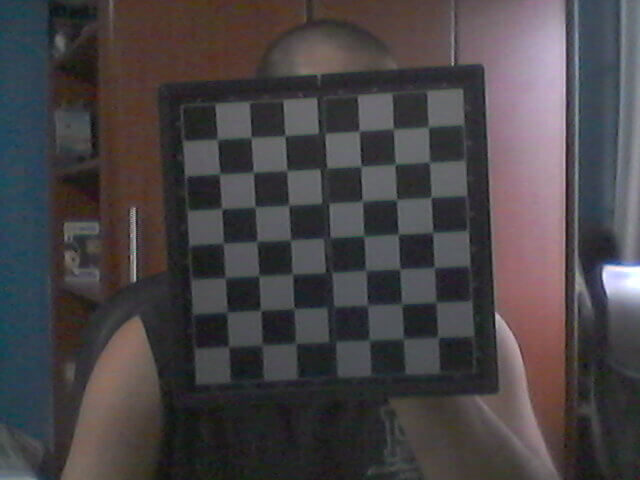
#> input picture Desafios/Desafio_02/images/calibration_01.jpg, 640 x 480 px; its folder holds 4 pictures in this run
$ python main.py
#> lines starting #> are read from the running program, lines starting #| are printed output that depends on the picture
### Desafios/Desafio 02/src/camera_handler.py
from glob import glob
from random import randint

import cv2 as cv
import numpy as np


def get_real_and_img_pts(
    pattern_size: tuple,
    img_name_pattern: str,
    real_square_size: float = 1.0,
    show_progress: bool = False
) -> tuple:
    """Get 3D points in real world space, 2D points in image place and the shape of the used images.
    Adaptation from: https://docs.opencv.org/master/dc/dbb/tutorial_py_calibration.html

    Args:
    - `pattern_size:tuple`: Chess pattern grid to be considerer as `(width, height)`
    - `img_name_pattern:str`: Image name pattern that contains a chessboard
    - `real_square_size:float`: Real measure from the squares into the chessboard
    - `show_progress:bool`: Control the image exhibition as they been process

    Returns:
    - (`real_pts`, `img_pts`, `img_gray.shape`, `img_names`)
    """
#> called with pattern_size = (7, 7), img_name_pattern = './images/*.jpg', real_square_size = 2.1, show_progress = False
    # termination criteria
    criteria = (cv.TERM_CRITERIA_EPS + cv.TERM_CRITERIA_MAX_ITER, 30, .0001)

    # prepare object points, like (0,0,0), (1,0,0), (2,0,0) ....,(6,5,0)
    real_pt = np.zeros((pattern_size[0] * pattern_size[1], 3), np.float32)
    real_pt[:, :2] = np.mgrid[:pattern_size[1], :pattern_size[0]].T.reshape(-1, 2)
    # real square measure
    real_pt *= real_square_size

    # 3D points and 2D points
    real_pts, img_pts = [], []
    img_gray = np.zeros((1, 1))

    img_names = glob(img_name_pattern)
    for img_name in img_names:
        img = cv.imread(img_name)
#> img is the input picture: shape (480, 640, 3); mean B, G, R 69.8, 67.4, 71.7
        img_gray = cv.cvtColor(img, cv.COLOR_BGR2GRAY)
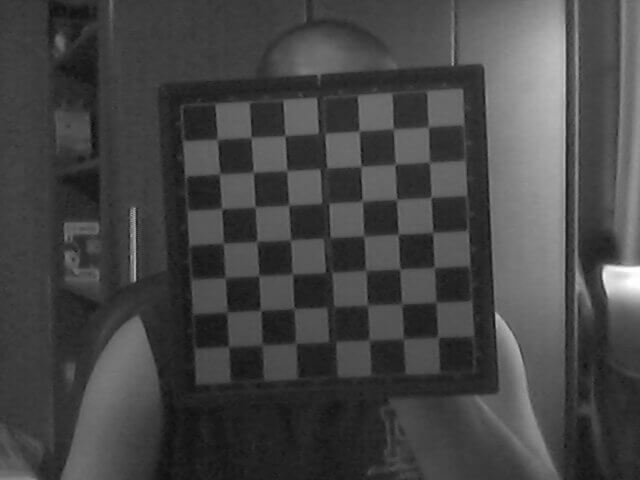
#> img_gray: shape (480, 640); min 12, max 255, mean 68.9

        # Find the chess board corners
        status_ok, corners = cv.findChessboardCorners(
            img_gray, pattern_size,
            flags=cv.CALIB_CB_NORMALIZE_IMAGE + cv.CALIB_CB_ADAPTIVE_THRESH
        )
#> status_ok = True; corners = 49 rows, first 8: [428, 126.5], [430, 162], [431, 197.1], [432.6, 232.6], [427, 259], [428, 310], [430, 328], [393.5, 129]

        if not status_ok:
            continue

        real_pts.append(real_pt)
        img_pts.append(corners)

        if show_progress:
            corners2 = cv.cornerSubPix(img_gray, corners, (11,11), (-1,-1), criteria)
            cv.drawChessboardCorners(img, pattern_size, corners2, True)
            cv.imshow('img', img)
            cv.waitKey(500)
#> pass 2 of the loop in get_real_and_img_pts, `for img_name in img_names:`:
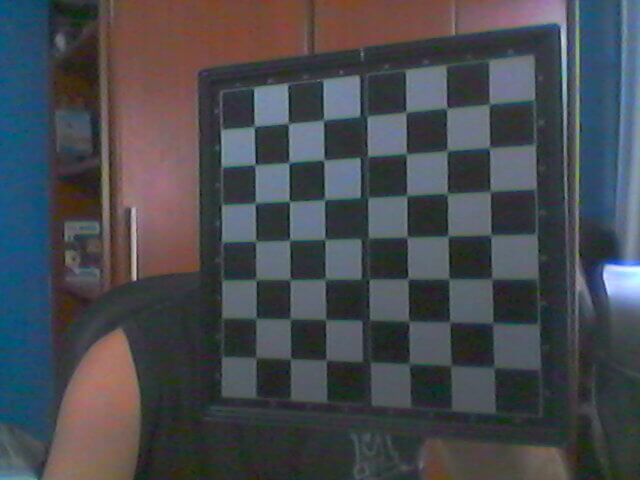
#> input picture Desafios/Desafio_02/images/calibration_02.jpg, 640 x 480 px
#> in get_real_and_img_pts, img is the input picture: shape (480, 640, 3); mean B, G, R 79.5, 74.2, 71.3
#> in get_real_and_img_pts, `img_gray = cv.cvtColor(img, cv.COLOR_BGR2GRAY)`:
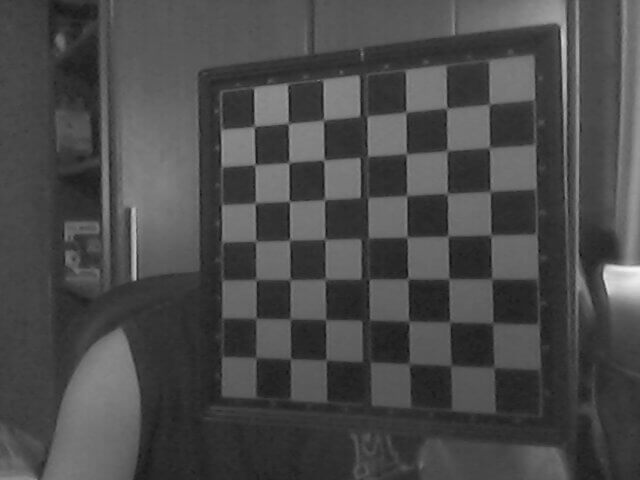
#> img_gray: shape (480, 640); min 15, max 247, mean 73.9
#> corners = 49 rows, first 8: [489, 104.5], [489.5, 148], [490, 191.5], [490, 234.5], [491.5, 279], [493, 323.5], [494, 367.5], [447.3, 106.3]
#> pass 3 of the loop in get_real_and_img_pts, `for img_name in img_names:`:
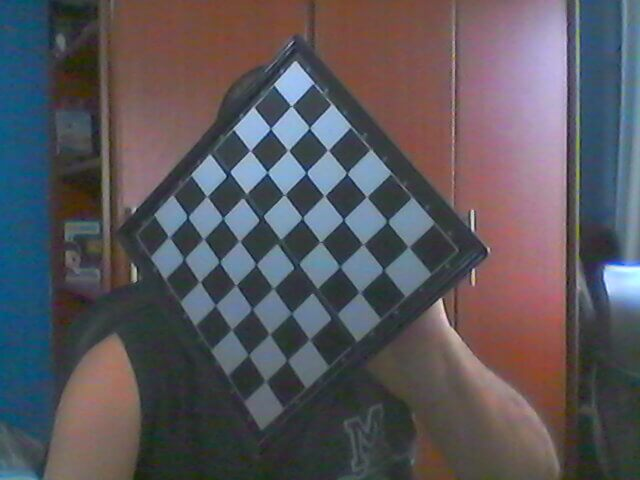
#> input picture Desafios/Desafio_02/images/calibration_03.jpg, 640 x 480 px
#> in get_real_and_img_pts, img is the input picture: shape (480, 640, 3); mean B, G, R 92, 86, 89.1
#> in get_real_and_img_pts, `img_gray = cv.cvtColor(img, cv.COLOR_BGR2GRAY)`:
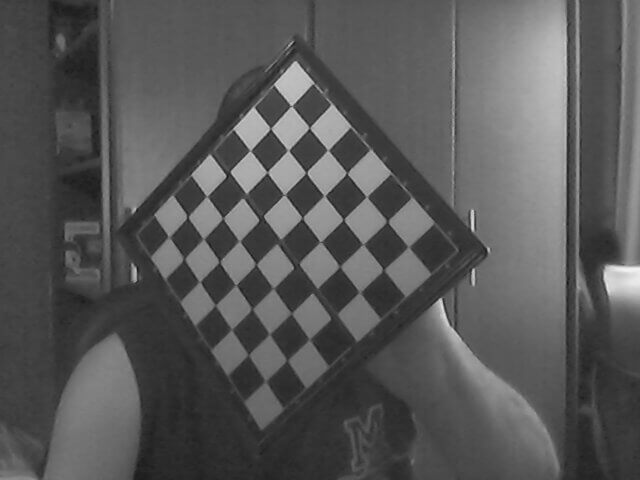
#> img_gray: shape (480, 640); min 22, max 243, mean 87.6
#> corners = 49 rows, first 8: [291.4, 106.1], [309.4, 128], [328.8, 150.3], [346.8, 172.7], [365.7, 196.8], [387.3, 221.2], [402, 247], [270.5, 128.8]
#> the loop made 4 passes; the first 3 are shown

    cv.destroyAllWindows()

    return real_pts, img_pts, img_gray.shape, img_names


def get_camera_matrices(real_pts: list, img_pts: list, img_shape: tuple) -> tuple:
    """Get general camera matrices: intrinsic params and distortion coefficients; and
    specific camera matrices: rotation, translation and projection.

    Source: https://docs.opencv.org/master/dc/dbb/tutorial_py_calibration.html

    Args:
    - `real_pts:list`: 3D points in real world space
    - `img_pts:list`: 2D points in image place
    - `img_shape:tuple`: Used images' shape

    Returns:
    - Matrices in dict
    """
    _, intrinsics, distortion, rot_vecs, trans_vecs = cv.calibrateCamera(
        real_pts, img_pts, img_shape[::-1], None, None
    )

    pos = randint(0, len(rot_vecs) - 1)
    rotation, _ = cv.Rodrigues(rot_vecs[pos])
    translation = trans_vecs[pos]

    extrinsic = cv.hconcat((rotation, translation))
    projection = np.matmul(intrinsics, extrinsic)

    return {
        'intrinsics': intrinsics,
        'distortion': distortion,
        'specific': {
            'sorted': pos,
            'rotation': rotation,
            'translation': translation,
            'extrinsic': extrinsic,
            'projection': projection
        }
    }

### Desafios/Desafio_02/main.py
from src.camera_handler import get_camera_matrices, get_real_and_img_pts

CHESS_GRID_SHAPE = (7, 7)
REAL_CHESS_SQ_SIZE = 2.1
IMG_CHESS_SRC_PATTERN = './images/*.jpg'
SHOW_CHESS_ANALYSES = False

real_pts, img_pts, img_shape, img_names = get_real_and_img_pts(
    CHESS_GRID_SHAPE, IMG_CHESS_SRC_PATTERN, REAL_CHESS_SQ_SIZE, SHOW_CHESS_ANALYSES
)

matrices = get_camera_matrices(real_pts, img_pts, img_shape)

print('Intrinsic Matrix (K):')
print(matrices['intrinsics'], end='\n\n')

print('Distortion Coefficients:')
print(matrices['distortion'], end='\n\n')

sorted_pos = matrices['specific']['sorted']
print(f'Data based on the image: "{img_names[sorted_pos]}"')
print('Rotation Matrix (R):')
print(matrices['specific']['rotation'], end='\n\n')

print('Translation Matrix (t):')
print(matrices['specific']['translation'], end='\n\n')

print('Extrinsic Matrix ([R | t]):')
print(matrices['specific']['extrinsic'], end='\n\n')

print('Projection Matrix (P):')
print(matrices['specific']['projection'], end='\n\n')
